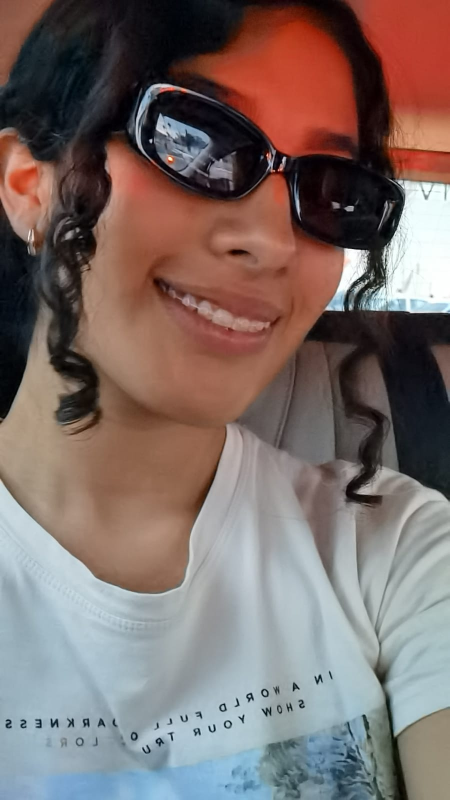
#> input picture Semestres/Agentes Inteligentes/Código/Image Transformation/MyPic.jpeg, 899 x 1599 px (shown at 1/2 size)
$ jupyter execute 'Homogeneous coordinates.ipynb'   (shell and % lines are left out)
#> lines starting #> are read from the running program, lines starting #| are printed output that depends on the picture
[cell 1]
import numpy as np
import skimage.io
import skimage.viewer
import matplotlib.pyplot as plt
import ipympl
from PIL import Image
from scipy import ndimage as ndi

### Read Image

[cell 2]
img = skimage.io.imread(fname="MyPic.jpeg")
#> img is the input picture: shape (1599, 899, 3); mean R, G, B 124.5, 108.7, 105.1

### Image in gray colors

[cell 3]
image = img[:,:,1]
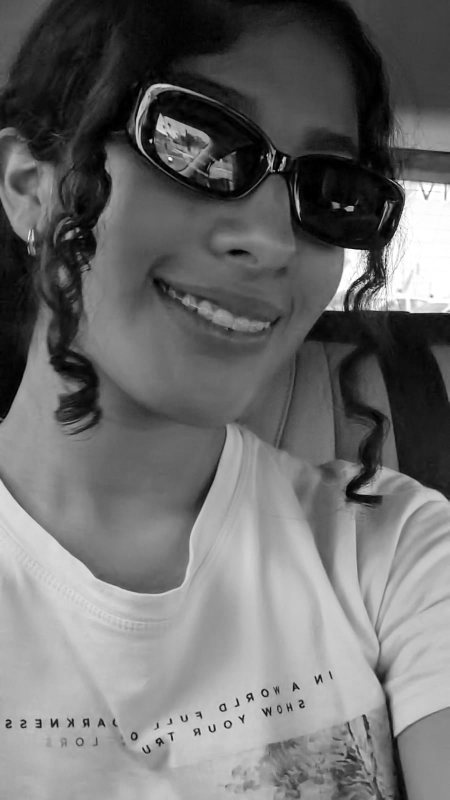
#> image: shape (1599, 899) (shown at 1/2 size); min 0, max 255, mean 108.7
w, h = image.shape
#> w = 1599; h = 899
plt.imshow(image, cmap="gray")

### Create Identity Matrix

[cell 4]
mat_identity = np.array([[1,0,0],[0,1,0],[0,0,1]])
image1 = ndi.affine_transform(image, mat_identity) # apply affine transformation to the identity matrix

[cell 5]
plt.imshow(image1, cmap="gray") # original imagen with original identity matrix.

### Scale

[cell 6]
def scale(s_x, s_y):
#> called with s_x = 1.5, s_y = 0.5
    mat_scale = np.array([[s_x,0,0],[0,s_y,0],[0,0,1]]) #scale image matrix in x and y.
    return ndi.affine_transform(image, mat_scale) # apply affine transformation to it.
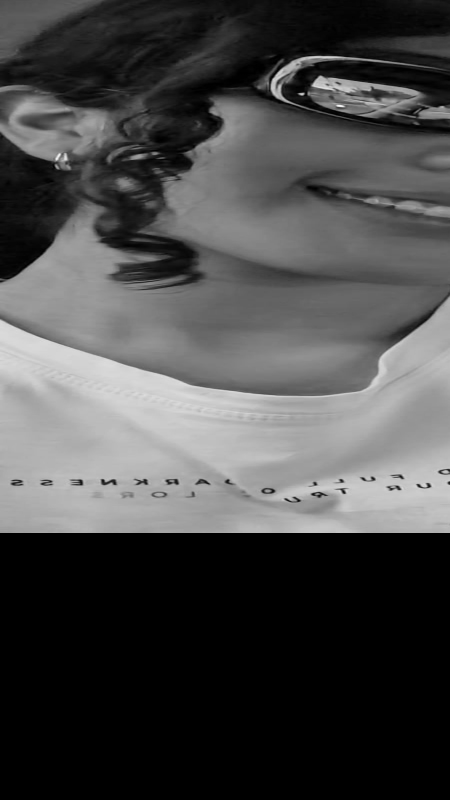
#> returned value: shape (1599, 899) (shown at 1/2 size); min 0, max 250, mean 72.5

[cell 7]
plt.imshow(scale(1.5,0.5), cmap="gray")

### Reflect

[cell 8]
def reflect(img):
    mat_reflect = np.array([[1,0,0],[0,-1,0],[0,0,1]]) @ np.array([[1,0,w/2],[0,1,-h],[0,0,1]])
#> mat_reflect = [[1, 0, 799.5], [0, -1, 899], [0, 0, 1]]
    return ndi.affine_transform(img, mat_reflect) # offset=(0,h)
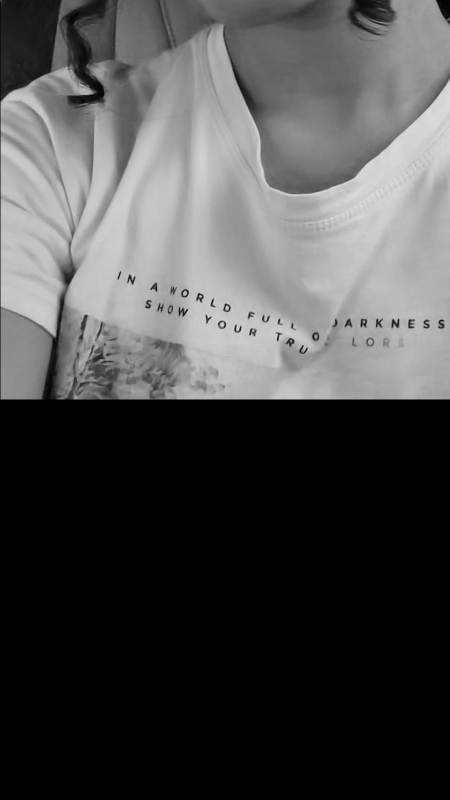
#> returned value: shape (1599, 899) (shown at 1/2 size); min 0, max 224, mean 74.1

[cell 9]
plt.imshow(reflect(image), cmap="gray")

### Rotate
##### Theta is the one who manages how much we want to rotate our image

[cell 10]
def rotate(img, theta):
#> called with theta = 0.524
    mat_rotate = np.array([[1,0,w/2],[0,1,h/2],[0,0,1]]) @ np.array([[np.cos(theta),np.sin(theta),0],[np.sin(theta),-np.cos(theta),0],[0,0,1]]) @ np.array([[1,0,-w/2],[0,1,-h/2],[0,0,1]])
    return ndi.affine_transform(image, mat_rotate)
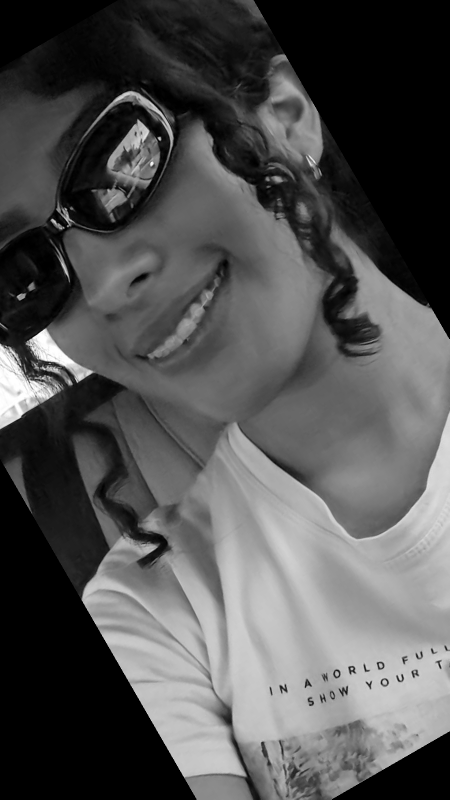
#> returned value: shape (1599, 899) (shown at 1/2 size); min 0, max 255, mean 82.6

[cell 11]
plt.imshow(rotate(img, np.pi/6), cmap="gray")

### Shear
##### Lambda tells us how much we want to shear our image

[cell 12]
def shear(img, lambda1):
#> called with lambda1 = 0.5
    mat_shear = np.array([[1,lambda1,0],[lambda1,1,0],[0,0,1]]) # identity matrix with lambda modifier.
    return ndi.affine_transform(image, mat_shear)
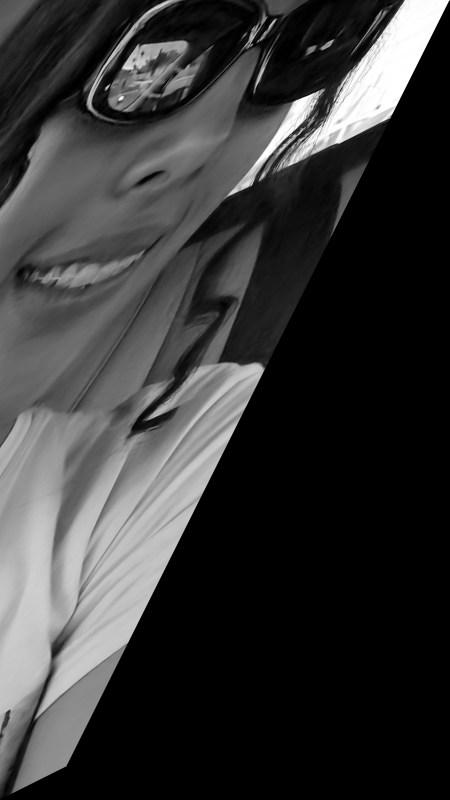
#> returned value: shape (1599, 899) (shown at 1/2 size); min 0, max 255, mean 54.8

[cell 13]
plt.imshow(shear(img, 0.5), cmap="gray")

### Warp
##### We select our points of interest and projection matrix and apply the transform.warp function from skimage.

    estimate_transform(ttype, src, dst)
        - ttype:
         {‘euclidean’,similarity’,‘affine’,‘piecewise-affine’,‘projective’,‘polynomial’}
        - src: points of interest
        - dst: projection

[cell 14]
from skimage import transform

def warp(img, points_of_interest, proyection):
    tform = transform.estimate_transform('projective', points_of_interest, projection)
    return transform.warp(image, tform.inverse, mode = 'symmetric')
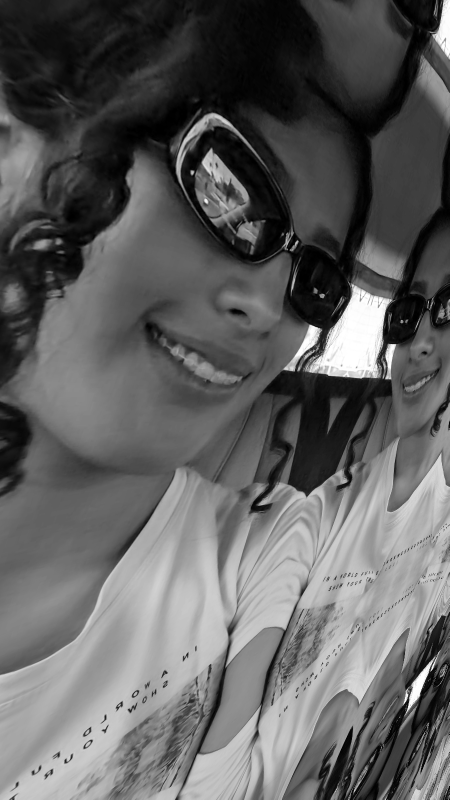
#> returned value: shape (1599, 899) float64 (shown at 1/2 size); min 0, max 1, mean 0.381


points_of_interest = np.array([[360, 110],
                               [420, 270],
                               [130, 400],
                               [100, 280]])

projection = np.array([[500, 200],
                       [500, 390],
                       [100, 390],
                       [100, 200]])
plt.imshow(warp(img, points_of_interest, projection), cmap="gray")
